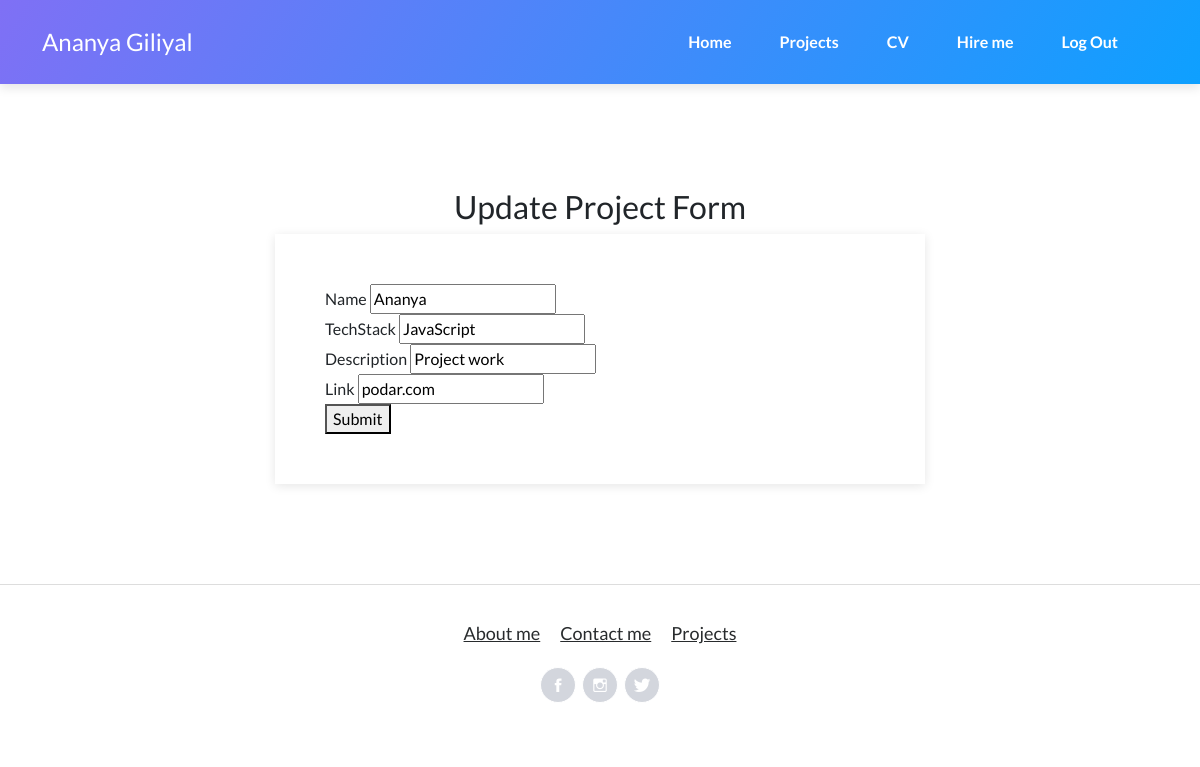
/projectUpdate/4/ (signed in), run on the app's committed database.
### home/models.py (models this page shows, shortened)
class Project(models.Model):
    name = models.CharField(max_length= 100)
    techStack = models.CharField(max_length=100)
    description = models.CharField(max_length=400)
    link = models.CharField(max_length=50)
    updated_at = models.DateTimeField(auto_now=True)
    created_at = models.DateTimeField(auto_now_add=True)
    class Meta:
        verbose_name_plural = "Project"

### home/views.py (the view)
# urls.py: path("projectUpdate/<str:id>/", views.projectUpdate, name="projectUpdate"),
@login_required(login_url="login_page")
@permission_required('home.update_project', login_url="home")
def projectUpdate(request,id):
    myData = Project.objects.get(id=id)
    updateForm = ProjectForms(request.POST or None, instance=myData)
    if updateForm.is_valid():
        updateForm.save()
        messages.success(request, 'Project Updated Successfully')
        return redirect("projects")
    context = {"form":updateForm}
    return render(request, 'projectUpdate.html',context)

### home/forms.py
class ProjectForms(forms.ModelForm):
    class Meta:
        model=Project
        fields= '__all__'

### templates/projectUpdate.html (shortened to what this page needs)
{% extends './common/base.html'%}
{% load static %}
{% load widget_tweaks %}
{% block content%}
<main class="page projects-page">
    <section class="portfolio-block projects-cards">
        <h2 style="text-align: center;">Update Project Form</h2>
        <form action="" method="post">
            <label>Name</label>
            {% render_field form.name %}<br />
            <label>TechStack</label>
            {% render_field form.techStack %}<br />
            <label>Description</label>
            {% render_field form.description %}<br />
            <label>Link</label>
            {% render_field form.link %}<br />
            <button type="submit">Submit</button>
        </form>
    </section>
</main>
{% endblock %}

### data on the page
Project: name "Ananya", techStack "JavaScript", description "Project work", link "podar.com"
